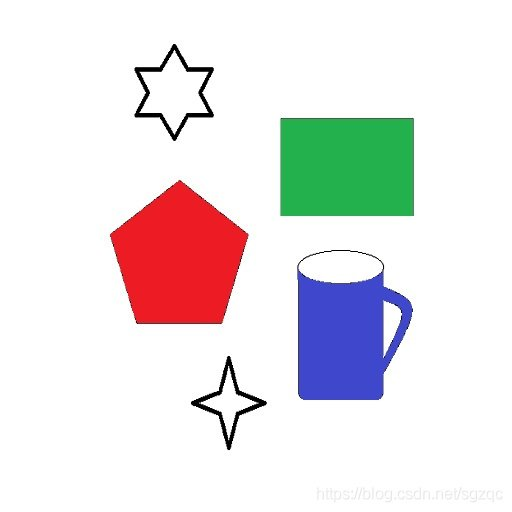
#> input picture Task_4/pic/shapes.jpg, 512 x 512 px
$ python RegionGrowingSeg.py
#> lines starting #> are read from the running program, lines starting #| are printed output that depends on the picture; after the words box and inside, x2 and y2 are one past the last pixel; in counts of white or black regions, pixels touching at a corner belong together
import numpy as np
import matplotlib.pyplot as plt
import cv2


class Point(object):
    def __init__(self, x, y):
        self.x = x
        self.y = y

    def getX(self):
        return self.x

    def getY(self):
        return self.y

def getGrayDiff(img, currentPoint, tmpPoint):
    return abs(int(img[currentPoint.x, currentPoint.y]) - int(img[tmpPoint.x, tmpPoint.y]))


def selectConnects(p):
    if p != 0:
        connects = [Point(-1, -1), Point(0, -1), Point(1, -1),
                    Point(1, 0), Point(1, 1), Point(0, 1),
                    Point(-1, 1), Point(-1, 0)]
    else:
        connects = [Point(0, -1), Point(1, 0), Point(0, 1), Point(-1, 0)]

    return connects


def regionGrow(img, seeds, thresh, p = 1):
    height, weight = img.shape
    belogToRegion = np.zeros(img.shape)

    label = 1
    connects = selectConnects(p)

    while (len(seeds) > 0):
        currentPoint = seeds.pop(0)
        belogToRegion[currentPoint.x, currentPoint.y] = label

        for i in range(len(connects)):
            tmpX = currentPoint.x + connects[i].x
            tmpY = currentPoint.y + connects[i].y

            if tmpX < 0 or tmpY < 0 or tmpX >= height or tmpY >= weight:
                continue

            grayDiff = getGrayDiff(img, currentPoint, Point(tmpX, tmpY))

            if grayDiff < thresh and belogToRegion[tmpX, tmpY] == 0:
                belogToRegion[tmpX, tmpY] = label
                seeds.append(Point(tmpX, tmpY))

    return belogToRegion


if __name__ == "__main__":

    img = cv2.imread('pic/shapes.jpg')
#> img is the input picture: shape (512, 512, 3); mean B, G, R 229.6, 228.6, 232.2
    # img = cv2.imread('pic/rice.png')
    # img = cv2.imread('pic/scene.png')
    img_rgb = cv2.cvtColor(img, cv2.COLOR_BGR2RGB)
    img_gray = cv2.cvtColor(img, cv2.COLOR_BGR2GRAY)
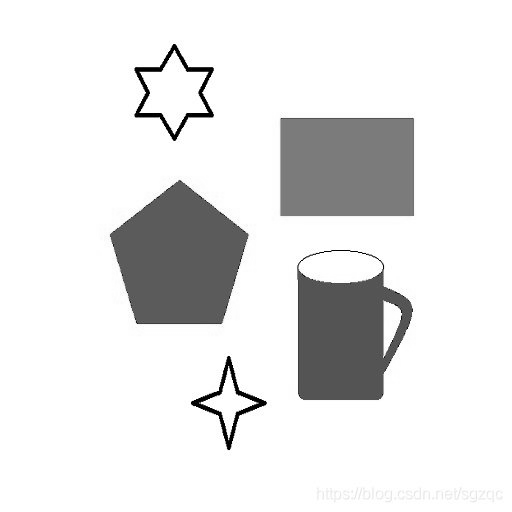
#> img_gray: shape (512, 512); min 0, max 255, mean 229.8

    seeds = []
    for i in range(3):
        x = np.random.randint(0, img.shape[0])
        y = np.random.randint(0, img.shape[1])
        seeds.append(Point(x, y))

    binaryImg = regionGrow(img_gray, seeds, 10)
#> the loop in regionGrow, `while (len(seeds) > 0):` made 216434 passes
#> after the loop in regionGrow, `while (len(seeds) > 0):`:
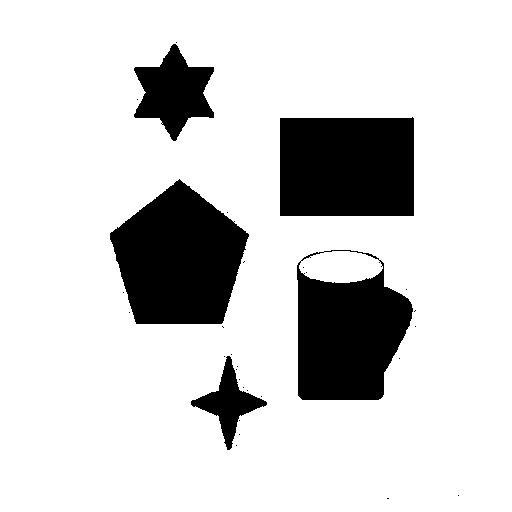
#> belogToRegion: shape (512, 512) float64; values 0 (black) and 1 (white), 82.6% white; 31 black regions (26 under 20 px), largest, box (x1, y1, x2, y2) and area: (110, 179, 249, 324) 13987, (280, 117, 414, 216) 13133, (297, 250, 413, 400) 12059, (134, 44, 214, 141) 4302, (191, 356, 267, 450) 2199
    # binaryImg = regionGrow(img_gray, seeds, 10, 0)

    plt.figure()

    plt.subplot(1, 2, 1)
    plt.imshow(img_rgb)
    plt.axis('off')
    plt.title('Original image')

    plt.subplot(1, 2, 2)
    plt.imshow(binaryImg, cmap='gray')
    plt.axis('off')
    plt.title(f'Segmented image')

    plt.show()
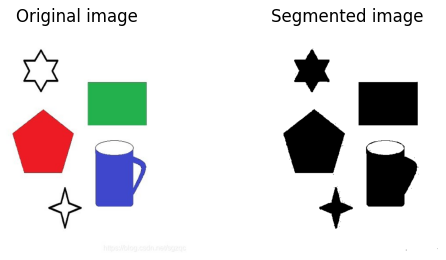
#> figure drawn by matplotlib, 2 panels
